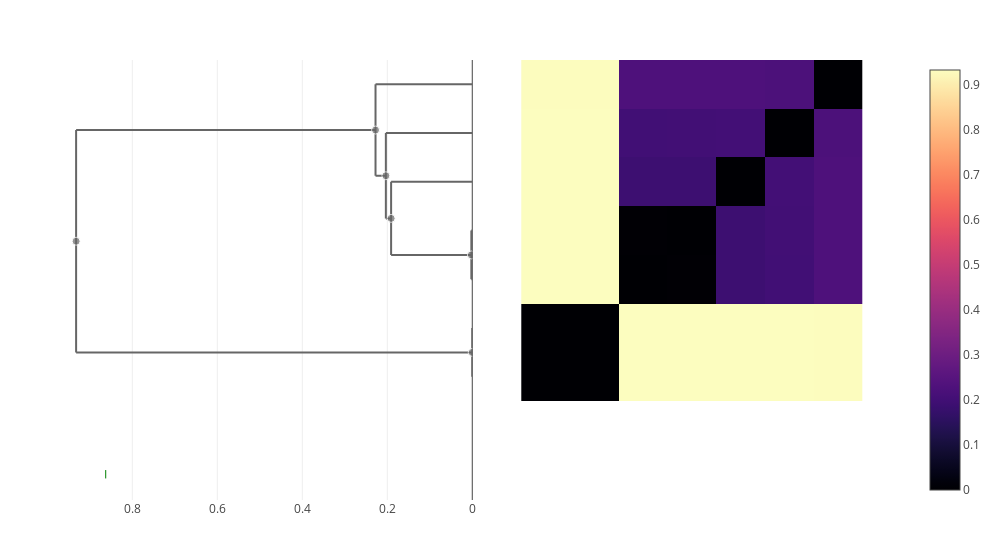

Notebook cell for this chart:
### Markdown cell above
### pnomenusa

### Code cell
let taxon = "pnomenusa"
    trees[taxon] = cluster_annotate(cdata, taxon)
    plot(clustermap(cdata, trees[taxon]))
end

### Figure 1 — Plotly figure (JSON) as saved in the notebook; plotly's stock layout.template omitted (floating-point values rounded to 4 significant figures; data arrays with more than 128 entries replaced by an {"elided": "..."} marker saying what was removed)
{"data": [{"colorscale": {"elided": "256x2 mixed values"}, "type": "heatmap", "x": [0.5, 1.5, 2.5, 3.5, 4.5, 5.5, 6.5, 7.5], "y": [0.5, 1.5, 2.5, 3.5, 4.5, 5.5, 6.5, 7.5], "z": [[0, 9.131e-05, 0.932, 0.9322, 0.9323, 0.9317, 0.9313], [9.131e-05, 0, 0.932, 0.9322, 0.9323, 0.9317, 0.9313], [0.932, 0.932, 0, 0.002215, 0.1895, 0.1997, 0.2261], [0.9322, 0.9322, 0.002215, 0, 0.191, 0.2012, 0.2273], [0.9323, 0.9323, 0.1895, 0.191, 0, 0.2034, 0.2277], [0.9317, 0.9317, 0.1997, 0.2012, 0.2034, 0, 0.2222], [0.9313, 0.9313, 0.2261, 0.2273, 0.2277, 0.2222, 0]]}, {"hoverinfo": "skip", "line": {"color": "#666666"}, "mode": "lines", "showlegend": false, "type": "scatter", "x": [0.002215, 0.002215, null, 0.002215, 0, null, 0.002215, 0, null], "xaxis": "x2", "y": [3, 4, null, 3, 3, null, 4, 4, null], "yaxis": "y"}, {"hoverinfo": "skip", "line": {"color": "#666666"}, "mode": "lines", "showlegend": false, "type": "scatter", "x": [0.9323, 0.9323, null, 0.9323, 9.131e-05, null, 0.9323, 0.2277, null], "xaxis": "x2", "y": [1.5, 6.062, null, 1.5, 1.5, null, 6.062, 6.062, null], "yaxis": "y"}, {"hoverinfo": "skip", "line": {"color": "#666666"}, "mode": "lines", "showlegend": false, "type": "scatter", "x": [0.191, 0.191, null, 0.191, 0.002215, null, 0.191, 0, null], "xaxis": "x2", "y": [3.5, 5, null, 3.5, 3.5, null, 5, 5, null], "yaxis": "y"}, {"hoverinfo": "skip", "line": {"color": "#666666"}, "mode": "lines", "showlegend": false, "type": "scatter", "x": [0.2034, 0.2034, null, 0.2034, 0.191, null, 0.2034, 0, null], "xaxis": "x2", "y": [4.25, 6, null, 4.25, 4.25, null, 6, 6, null], "yaxis": "y"}, {"hoverinfo": "skip", "line": {"color": "#666666"}, "mode": "lines", "showlegend": false, "type": "scatter", "x": [9.131e-05, 9.131e-05, null, 9.131e-05, 0, null, 9.131e-05, 0, null], "xaxis": "x2", "y": [1, 2, null, 1, 1, null, 2, 2, null], "yaxis": "y"}, {"hoverinfo": "skip", "line": {"color": "#666666"}, "mode": "lines", "showlegend": false, "type": "scatter", "x": [0.2277, 0.2277, null, 0.2277, 0.2034, null, 0.2277, 0, null], "xaxis": "x2", "y": [5.125, 7, null, 5.125, 5.125, null, 7, 7, null], "yaxis": "y"}, {"customdata": [[11, 4], [9, 2], [10, 3], [8, 2], [13, 7], [12, 5]], "hovertemplate": "ID: %{customdata[0]}<br>\nHeight: %{x:.3f}<br>\nGenome count: %{customdata[1]}\n\n<extra></extra>", "marker": {"color": "#666666", "size": [8, 8, 8, 8, 8, 8]}, "mode": "markers", "showlegend": false, "type": "scatter", "x": [0.2034, 0.002215, 0.191, 9.131e-05, 0.9323, 0.2277], "xaxis": "x2", "y": [5.125, 3.5, 4.25, 1.5, 3.781, 6.062], "yaxis": "y"}, {"hovertemplate": "%{text} <br>\n%{x}\n<extra></extra>\n", "marker": {"color": "green", "line": {"color": "green", "width": 1}, "symbol": "line-ns"}, "mode": "markers", "text": ["apista"], "type": "scatter", "x": [0.8627], "xaxis": "x2", "y": [-1, -1]}], "layout": {"height": 550, "hovermode": "closest", "margin": {"b": 50, "l": 50, "r": 50, "t": 60}, "showlegend": false, "width": 1000, "xaxis": {"autorange": true, "domain": [0.505, 1], "range": [-0.3324, 8.332], "scaleanchor": "y", "type": "linear", "visible": false}, "xaxis2": {"autorange": true, "domain": [0, 0.495], "range": [0.9938, 0], "rangemode": "nonnegative", "showspikes": true, "spikedash": "solid", "spikemode": "across", "spikethickness": 1, "type": "linear"}, "yaxis": {"autorange": true, "domain": [0, 1], "range": [-1.528, 7.5], "scaleanchor": "x", "type": "linear", "visible": false}}}
